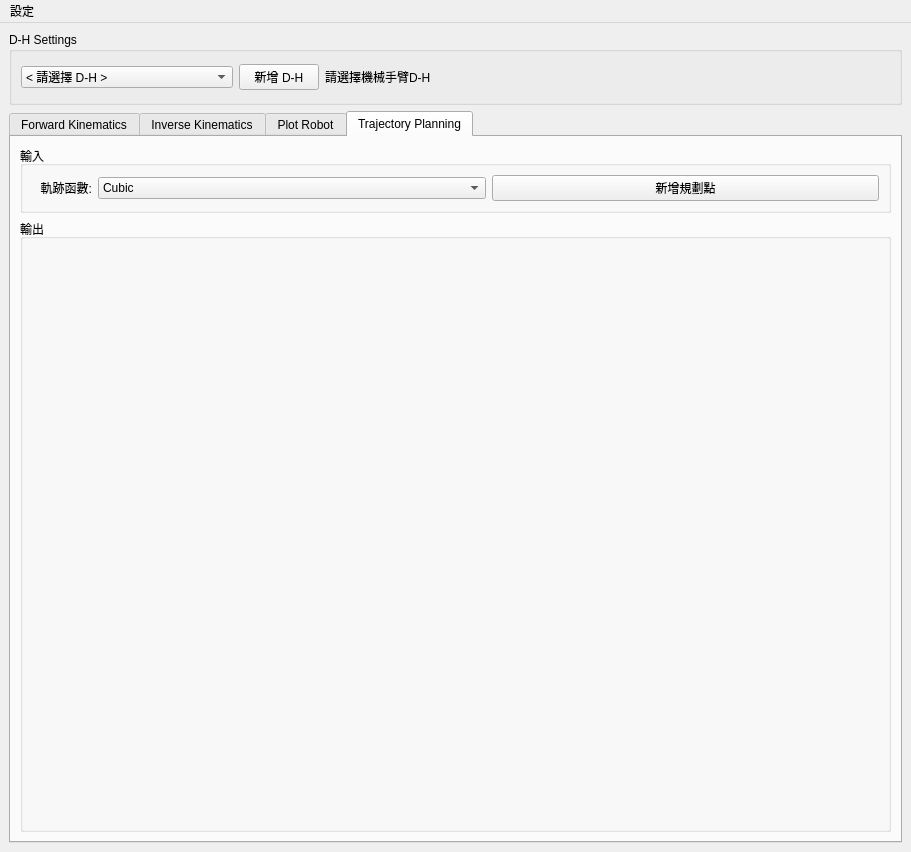
<?xml version="1.0" encoding="UTF-8"?>
<ui version="4.0">
 <class>MainWindow</class>
 <widget class="QMainWindow" name="MainWindow">
  <property name="geometry">
   <rect>
    <x>0</x>
    <y>0</y>
    <width>911</width>
    <height>852</height>
   </rect>
  </property>
  <property name="windowTitle">
   <string>Robot CK GUI</string>
  </property>
  <widget class="QWidget" name="centralwidget">
   <layout class="QVBoxLayout" name="verticalLayout_centralwidget">
    <item>
     <layout class="QVBoxLayout" name="verticalLayout_main" stretch="1,10">
      <property name="sizeConstraint">
       <enum>QLayout::SetDefaultConstraint</enum>
      </property>
      <item>
       <widget class="QGroupBox" name="groupBox_dhsetting">
        <property name="title">
         <string>D-H Settings</string>
        </property>
        <layout class="QHBoxLayout" name="horizontalLayout_dhsetting" stretch="3,1,8">
         <property name="sizeConstraint">
          <enum>QLayout::SetDefaultConstraint</enum>
         </property>
         <item>
          <widget class="QComboBox" name="comboBox_dh">
           <item>
            <property name="text">
             <string>&lt; 請選擇 D-H &gt;</string>
            </property>
           </item>
          </widget>
         </item>
         <item>
          <widget class="QPushButton" name="pushButton_newDH">
           <property name="text">
            <string>新增 D-H</string>
           </property>
          </widget>
         </item>
         <item>
          <widget class="QLabel" name="label_info">
           <property name="text">
            <string>請選擇機械手臂D-H</string>
           </property>
          </widget>
         </item>
        </layout>
       </widget>
      </item>
      <item>
       <widget class="QTabWidget" name="tabWidget_main">
        <property name="currentIndex">
         <number>3</number>
        </property>
        <widget class="QWidget" name="tab_fk">
         <attribute name="title">
          <string>Forward Kinematics</string>
         </attribute>
         <layout class="QVBoxLayout" name="verticalLayout_tab_fk" stretch="1,10">
          <item>
           <widget class="QGroupBox" name="groupBox_fk_input">
            <property name="title">
             <string>輸入</string>
            </property>
            <layout class="QHBoxLayout" name="horizontalLayout_fk_input" stretch="1,4">
             <item>
              <layout class="QHBoxLayout" name="horizontalLayout_fk_input_radioButton">
               <item>
                <widget class="QLabel" name="label_fk_angle">
                 <property name="maximumSize">
                  <size>
                   <width>40</width>
                   <height>16777215</height>
                  </size>
                 </property>
                 <property name="text">
                  <string>角度: </string>
                 </property>
                 <property name="alignment">
                  <set>Qt::AlignRight|Qt::AlignTrailing|Qt::AlignVCenter</set>
                 </property>
                </widget>
               </item>
               <item>
                <widget class="QRadioButton" name="radioButton_fk_rad">
                 <property name="enabled">
                  <bool>false</bool>
                 </property>
                 <property name="text">
                  <string>弳度 (rad)</string>
                 </property>
                 <property name="checked">
                  <bool>true</bool>
                 </property>
                </widget>
               </item>
               <item>
                <widget class="QRadioButton" name="radioButton_fk_deg">
                 <property name="enabled">
                  <bool>false</bool>
                 </property>
                 <property name="text">
                  <string>角度 (deg)</string>
                 </property>
                 <property name="checked">
                  <bool>false</bool>
                 </property>
                </widget>
               </item>
              </layout>
             </item>
             <item>
              <layout class="QHBoxLayout" name="horizontalLayout_fk_input_doubleSpinBox">
               <item>
                <widget class="QDoubleSpinBox" name="doubleSpinBox_fk_j1">
                 <property name="enabled">
                  <bool>false</bool>
                 </property>
                 <property name="decimals">
                  <number>6</number>
                 </property>
                 <property name="minimum">
                  <double>-1000.000000000000000</double>
                 </property>
                 <property name="maximum">
                  <double>1000.000000000000000</double>
                 </property>
                </widget>
               </item>
               <item>
                <widget class="QDoubleSpinBox" name="doubleSpinBox_fk_j2">
                 <property name="enabled">
                  <bool>false</bool>
                 </property>
                 <property name="decimals">
                  <number>6</number>
                 </property>
                 <property name="minimum">
                  <double>-1000.000000000000000</double>
                 </property>
                 <property name="maximum">
                  <double>1000.000000000000000</double>
                 </property>
                </widget>
               </item>
              </layout>
             </item>
            </layout>
           </widget>
          </item>
          <item>
           <widget class="QGroupBox" name="groupBox_fk_ouput">
            <property name="title">
             <string>輸出</string>
            </property>
            <layout class="QGridLayout" name="gridLayout_3" columnstretch="2,2,1,2,2,1,3,3">
             <item row="0" column="2">
              <spacer name="horizontalSpacer_fk_output_1">
               <property name="orientation">
                <enum>Qt::Horizontal</enum>
               </property>
               <property name="sizeHint" stdset="0">
                <size>
                 <width>40</width>
                 <height>20</height>
                </size>
               </property>
              </spacer>
             </item>
             <item row="0" column="0">
              <widget class="QLabel" name="label_fk_joint">
               <property name="text">
                <string>軸：</string>
               </property>
               <property name="alignment">
                <set>Qt::AlignRight|Qt::AlignTrailing|Qt::AlignVCenter</set>
               </property>
              </widget>
             </item>
             <item row="0" column="1">
              <widget class="QSpinBox" name="spinBox_fk_numjoint"/>
             </item>
             <item row="0" column="3" alignment="Qt::AlignRight">
              <widget class="QCheckBox" name="checkBox_fk_round">
               <property name="layoutDirection">
                <enum>Qt::LeftToRight</enum>
               </property>
               <property name="text">
                <string>小數點位數: </string>
               </property>
              </widget>
             </item>
             <item row="0" column="4">
              <widget class="QSpinBox" name="spinBox_fk_round">
               <property name="enabled">
                <bool>false</bool>
               </property>
              </widget>
             </item>
             <item row="0" column="6">
              <widget class="QComboBox" name="comboBox_fk_result">
               <item>
                <property name="text">
                 <string>座標</string>
                </property>
               </item>
               <item>
                <property name="text">
                 <string>zyx歐拉角</string>
                </property>
               </item>
               <item>
                <property name="text">
                 <string>旋轉矩陣</string>
                </property>
               </item>
               <item>
                <property name="text">
                 <string>齊次矩陣</string>
                </property>
               </item>
              </widget>
             </item>
             <item row="0" column="7">
              <widget class="QPushButton" name="pushButton_fk_result">
               <property name="enabled">
                <bool>false</bool>
               </property>
               <property name="text">
                <string>計算結果</string>
               </property>
              </widget>
             </item>
             <item row="1" column="0" colspan="8">
              <widget class="QTextBrowser" name="textBrowser_fk_result"/>
             </item>
             <item row="0" column="5">
              <spacer name="horizontalSpacer_fk_output_2">
               <property name="orientation">
                <enum>Qt::Horizontal</enum>
               </property>
               <property name="sizeHint" stdset="0">
                <size>
                 <width>40</width>
                 <height>20</height>
                </size>
               </property>
              </spacer>
             </item>
            </layout>
           </widget>
          </item>
         </layout>
        </widget>
        <widget class="QWidget" name="tab_ik">
         <attribute name="title">
          <string>Inverse Kinematics</string>
         </attribute>
         <layout class="QVBoxLayout" name="verticalLayout_tab_ik" stretch="2,10">
          <item>
           <widget class="QGroupBox" name="groupBox_ik_input">
            <property name="title">
             <string>輸入</string>
            </property>
            <layout class="QVBoxLayout" name="verticalLayout_4">
             <item>
              <layout class="QGridLayout" name="gridLayout_2" columnstretch="1,2,1,1,1,0,0,0,0,0,0">
               <item row="2" column="9">
                <widget class="QDoubleSpinBox" name="doubleSpinBox_ik_beta">
                 <property name="enabled">
                  <bool>false</bool>
                 </property>
                 <property name="decimals">
                  <number>6</number>
                 </property>
                 <property name="minimum">
                  <double>-3.141593000000000</double>
                 </property>
                 <property name="maximum">
                  <double>3.141593000000000</double>
                 </property>
                 <property name="singleStep">
                  <double>0.001000000000000</double>
                 </property>
                </widget>
               </item>
               <item row="2" column="10">
                <widget class="QDoubleSpinBox" name="doubleSpinBox_ik_alpha">
                 <property name="enabled">
                  <bool>false</bool>
                 </property>
                 <property name="decimals">
                  <number>6</number>
                 </property>
                 <property name="minimum">
                  <double>-3.141593000000000</double>
                 </property>
                 <property name="maximum">
                  <double>3.141593000000000</double>
                 </property>
                 <property name="singleStep">
                  <double>0.001000000000000</double>
                 </property>
                </widget>
               </item>
               <item row="2" column="5">
                <widget class="QDoubleSpinBox" name="doubleSpinBox_ik_gamma">
                 <property name="enabled">
                  <bool>false</bool>
                 </property>
                 <property name="decimals">
                  <number>6</number>
                 </property>
                 <property name="minimum">
                  <double>-3.141593000000000</double>
                 </property>
                 <property name="maximum">
                  <double>3.141593000000000</double>
                 </property>
                 <property name="singleStep">
                  <double>0.001000000000000</double>
                 </property>
                </widget>
               </item>
               <item row="1" column="1">
                <widget class="QComboBox" name="comboBox_ik_method">
                 <property name="enabled">
                  <bool>false</bool>
                 </property>
                 <property name="editable">
                  <bool>false</bool>
                 </property>
                 <item>
                  <property name="text">
                   <string>Simplex</string>
                  </property>
                 </item>
                 <item>
                  <property name="text">
                   <string>Pieper</string>
                  </property>
                 </item>
                </widget>
               </item>
               <item row="1" column="0">
                <widget class="QLabel" name="label_ik_method">
                 <property name="text">
                  <string>方法: </string>
                 </property>
                 <property name="alignment">
                  <set>Qt::AlignRight|Qt::AlignTrailing|Qt::AlignVCenter</set>
                 </property>
                </widget>
               </item>
               <item row="1" column="10">
                <widget class="QDoubleSpinBox" name="doubleSpinBox_ik_z">
                 <property name="enabled">
                  <bool>false</bool>
                 </property>
                 <property name="decimals">
                  <number>6</number>
                 </property>
                 <property name="minimum">
                  <double>-100000.000000000000000</double>
                 </property>
                 <property name="maximum">
                  <double>100000.000000000000000</double>
                 </property>
                </widget>
               </item>
               <item row="1" column="9">
                <widget class="QDoubleSpinBox" name="doubleSpinBox_ik_y">
                 <property name="enabled">
                  <bool>false</bool>
                 </property>
                 <property name="decimals">
                  <number>6</number>
                 </property>
                 <property name="minimum">
                  <double>-100000.000000000000000</double>
                 </property>
                 <property name="maximum">
                  <double>100000.000000000000000</double>
                 </property>
                </widget>
               </item>
               <item row="1" column="5">
                <widget class="QDoubleSpinBox" name="doubleSpinBox_ik_x">
                 <property name="enabled">
                  <bool>false</bool>
                 </property>
                 <property name="decimals">
                  <number>6</number>
                 </property>
                 <property name="minimum">
                  <double>-100000.000000000000000</double>
                 </property>
                 <property name="maximum">
                  <double>100000.000000000000000</double>
                 </property>
                </widget>
               </item>
               <item row="1" column="4">
                <widget class="QLabel" name="label_ik_coord">
                 <property name="text">
                  <string>座標: </string>
                 </property>
                 <property name="alignment">
                  <set>Qt::AlignRight|Qt::AlignTrailing|Qt::AlignVCenter</set>
                 </property>
                </widget>
               </item>
               <item row="2" column="2">
                <widget class="QRadioButton" name="radioButton_ik_fixed_rad">
                 <property name="enabled">
                  <bool>false</bool>
                 </property>
                 <property name="layoutDirection">
                  <enum>Qt::LeftToRight</enum>
                 </property>
                 <property name="text">
                  <string>弳度 (rad)</string>
                 </property>
                 <property name="checked">
                  <bool>true</bool>
                 </property>
                 <attribute name="buttonGroup">
                  <string notr="true">buttonGroup</string>
                 </attribute>
                </widget>
               </item>
               <item row="2" column="3">
                <widget class="QRadioButton" name="radioButton_ik_fixed_deg">
                 <property name="enabled">
                  <bool>false</bool>
                 </property>
                 <property name="layoutDirection">
                  <enum>Qt::LeftToRight</enum>
                 </property>
                 <property name="text">
                  <string>角度 (deg)</string>
                 </property>
                 <attribute name="buttonGroup">
                  <string notr="true">buttonGroup</string>
                 </attribute>
                </widget>
               </item>
               <item row="2" column="4">
                <widget class="QLabel" name="label_ik_rot">
                 <property name="text">
                  <string>xyz fixed angles:</string>
                 </property>
                 <property name="alignment">
                  <set>Qt::AlignRight|Qt::AlignTrailing|Qt::AlignVCenter</set>
                 </property>
                </widget>
               </item>
              </layout>
             </item>
             <item>
              <widget class="Line" name="line">
               <property name="orientation">
                <enum>Qt::Horizontal</enum>
               </property>
              </widget>
             </item>
             <item>
              <layout class="QHBoxLayout" name="horizontalLayout_ik_initAngle" stretch="1,4">
               <item>
                <layout class="QHBoxLayout" name="horizontalLayout_ik_initAngle_radioButton">
                 <item>
                  <widget class="QLabel" name="label_k_initAngle">
                   <property name="text">
                    <string>初始角度:</string>
                   </property>
                  </widget>
                 </item>
                 <item>
                  <widget class="QRadioButton" name="radioButton_ik_rad">
                   <property name="enabled">
                    <bool>false</bool>
                   </property>
                   <property name="text">
                    <string>弳度 (rad)</string>
                   </property>
                   <property name="checked">
                    <bool>true</bool>
                   </property>
                   <attribute name="buttonGroup">
                    <string notr="true">buttonGroup_2</string>
                   </attribute>
                  </widget>
                 </item>
                 <item>
                  <widget class="QRadioButton" name="radioButton_ik_deg">
                   <property name="enabled">
                    <bool>false</bool>
                   </property>
                   <property name="text">
                    <string>角度 (deg)</string>
                   </property>
                   <attribute name="buttonGroup">
                    <string notr="true">buttonGroup_2</string>
                   </attribute>
                  </widget>
                 </item>
                </layout>
               </item>
               <item>
                <layout class="QHBoxLayout" name="horizontalLayout_ik_initAngle_doubleSpinBox">
                 <item>
                  <widget class="QDoubleSpinBox" name="doubleSpinBox_ik_init_j1">
                   <property name="enabled">
                    <bool>false</bool>
                   </property>
                   <property name="decimals">
                    <number>6</number>
                   </property>
                   <property name="minimum">
                    <double>-1000.000000000000000</double>
                   </property>
                   <property name="maximum">
                    <double>1000.000000000000000</double>
                   </property>
                  </widget>
                 </item>
                 <item>
                  <widget class="QDoubleSpinBox" name="doubleSpinBox_ik_init_j2">
                   <property name="enabled">
                    <bool>false</bool>
                   </property>
                   <property name="decimals">
                    <number>6</number>
                   </property>
                   <property name="minimum">
                    <double>-1000.000000000000000</double>
                   </property>
                   <property name="maximum">
                    <double>1000.000000000000000</double>
                   </property>
                  </widget>
                 </item>
                </layout>
               </item>
              </layout>
             </item>
            </layout>
           </widget>
          </item>
          <item>
           <widget class="QGroupBox" name="groupBox_ik_output">
            <property name="title">
             <string>輸出</string>
            </property>
            <layout class="QGridLayout" name="gridLayout" columnstretch="1,1,10">
             <item row="0" column="2">
              <widget class="QPushButton" name="pushButton_ik_result">
               <property name="enabled">
                <bool>false</bool>
               </property>
               <property name="text">
                <string>計算結果</string>
               </property>
              </widget>
             </item>
             <item row="1" column="0" colspan="3">
              <widget class="QTextBrowser" name="textBrowser_ik_result"/>
             </item>
             <item row="0" column="0">
              <widget class="QCheckBox" name="checkBox_ik_round">
               <property name="text">
                <string>小數點位數: </string>
               </property>
              </widget>
             </item>
             <item row="0" column="1">
              <widget class="QSpinBox" name="spinBox_ik_round"/>
             </item>
            </layout>
           </widget>
          </item>
         </layout>
        </widget>
        <widget class="QWidget" name="tab_plot">
         <attribute name="title">
          <string>Plot Robot</string>
         </attribute>
         <layout class="QVBoxLayout" name="verticalLayout_tab_plot" stretch="1,10">
          <item>
           <widget class="QGroupBox" name="groupBox_plot_input">
            <property name="title">
             <string>輸入</string>
            </property>
            <layout class="QHBoxLayout" name="horizontalLayout_plot_input" stretch="1,4">
             <item>
              <layout class="QHBoxLayout" name="horizontalLayout_plot_input_radioButton">
               <item>
                <widget class="QRadioButton" name="radioButton_plot_rad">
                 <property name="text">
                  <string>弳度 (rad)</string>
                 </property>
                 <property name="checked">
                  <bool>true</bool>
                 </property>
                </widget>
               </item>
               <item>
                <widget class="QRadioButton" name="radioButton_plot_deg">
                 <property name="text">
                  <string>角度 (deg)</string>
                 </property>
                 <property name="checked">
                  <bool>false</bool>
                 </property>
                </widget>
               </item>
              </layout>
             </item>
             <item>
              <layout class="QHBoxLayout" name="horizontalLayout_plot_input_doubleSpinBox">
               <item>
                <widget class="QLabel" name="label_plot_angle">
                 <property name="maximumSize">
                  <size>
                   <width>40</width>
                   <height>16777215</height>
                  </size>
                 </property>
                 <property name="text">
                  <string>Angle: </string>
                 </property>
                 <property name="alignment">
                  <set>Qt::AlignRight|Qt::AlignTrailing|Qt::AlignVCenter</set>
                 </property>
                </widget>
               </item>
               <item>
                <widget class="QDoubleSpinBox" name="doubleSpinBox_plot_j1">
                 <property name="enabled">
                  <bool>false</bool>
                 </property>
                 <property name="decimals">
                  <number>6</number>
                 </property>
                 <property name="minimum">
                  <double>-1000.000000000000000</double>
                 </property>
                 <property name="maximum">
                  <double>1000.000000000000000</double>
                 </property>
                </widget>
               </item>
               <item>
                <widget class="QDoubleSpinBox" name="doubleSpinBox_plot_j2">
                 <property name="enabled">
                  <bool>false</bool>
                 </property>
                 <property name="decimals">
                  <number>6</number>
                 </property>
                 <property name="minimum">
                  <double>-1000.000000000000000</double>
                 </property>
                 <property name="maximum">
                  <double>1000.000000000000000</double>
                 </property>
                </widget>
               </item>
              </layout>
             </item>
            </layout>
           </widget>
          </item>
          <item>
           <widget class="QGroupBox" name="groupBox_plot_output">
            <property name="title">
             <string>輸出</string>
            </property>
            <layout class="QGridLayout" name="gridLayout_plot_output">
             <item row="0" column="0">
              <widget class="QPushButton" name="pushButton_plot_output">
               <property name="text">
                <string>顯示結果</string>
               </property>
              </widget>
             </item>
            </layout>
           </widget>
          </item>
         </layout>
        </widget>
        <widget class="QWidget" name="tab_trajectory">
         <attribute name="title">
          <string>Trajectory Planning</string>
         </attribute>
         <layout class="QVBoxLayout" name="verticalLayout_tab_traj" stretch="1,10">
          <item>
           <widget class="QGroupBox" name="groupBox_traj_input">
            <property name="title">
             <string>輸入</string>
            </property>
            <layout class="QVBoxLayout" name="verticalLayout">
             <item>
              <layout class="QHBoxLayout" name="horizontalLayout_traj_input">
               <item>
                <widget class="QLabel" name="label_traj_input_method">
                 <property name="maximumSize">
                  <size>
                   <width>60</width>
                   <height>16777215</height>
                  </size>
                 </property>
                 <property name="text">
                  <string>軌跡函數:</string>
                 </property>
                 <property name="alignment">
                  <set>Qt::AlignRight|Qt::AlignTrailing|Qt::AlignVCenter</set>
                 </property>
                </widget>
               </item>
               <item>
                <widget class="QComboBox" name="comboBox_traj_input_method">
                 <item>
                  <property name="text">
                   <string>Cubic</string>
                  </property>
                 </item>
                 <item>
                  <property name="text">
                   <string>Quintic</string>
                  </property>
                 </item>
                 <item>
                  <property name="text">
                   <string>Linear wiith Parabolic</string>
                  </property>
                 </item>
                </widget>
               </item>
               <item>
                <widget class="QPushButton" name="pushButton_traj_input_addInit">
                 <property name="text">
                  <string>新增規劃點</string>
                 </property>
                </widget>
               </item>
              </layout>
             </item>
            </layout>
           </widget>
          </item>
          <item>
           <widget class="QGroupBox" name="groupBox_traj_output">
            <property name="title">
             <string>輸出</string>
            </property>
           </widget>
          </item>
         </layout>
        </widget>
       </widget>
      </item>
     </layout>
    </item>
   </layout>
  </widget>
  <widget class="QMenuBar" name="menuBar">
   <property name="geometry">
    <rect>
     <x>0</x>
     <y>0</y>
     <width>911</width>
     <height>21</height>
    </rect>
   </property>
   <widget class="QMenu" name="menu_setting">
    <property name="title">
     <string>設定</string>
    </property>
    <addaction name="action_refresh"/>
   </widget>
   <addaction name="menu_setting"/>
  </widget>
  <action name="action_refresh">
   <property name="text">
    <string>重新整理</string>
   </property>
  </action>
 </widget>
 <resources/>
 <connections/>
 <buttongroups>
  <buttongroup name="buttonGroup_2"/>
  <buttongroup name="buttonGroup"/>
 </buttongroups>
</ui>
